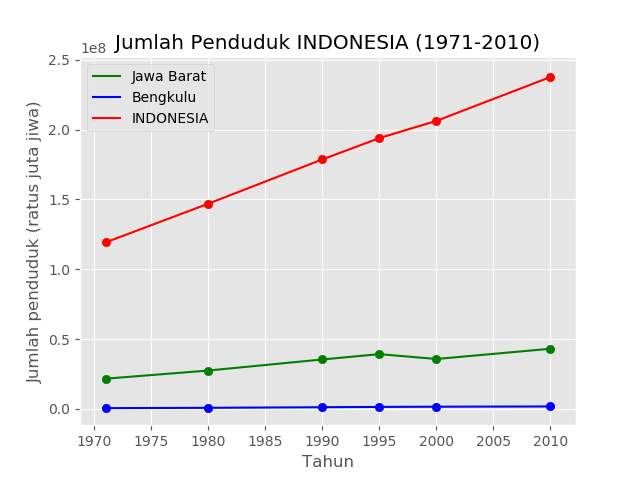

Generate this figure with Python:
import numpy as np
import pandas as pd
import matplotlib.pyplot as plt
# =============================================
# Establish Dataset, Pre-processing
# =============================================
# Load Data
df_1 = pd.read_excel('indo_12_1.xls')
df_1 = df_1.drop([0,1,2])
# Set Columns
df = df_1.iloc[0:34]
List_Column = ['Provinsi', 1971, 1980, 1990, 1995, 2000, 2010]

df = df.set_index(np.arange(0, 34))
df.columns = List_Column
# print(df.columns)	# print(type(df.columns))

# Cleaning Data
df = df.replace(' ', '')
df = df.replace('-', np.NaN)
# print(df.info())	# Cleaned

# =============================================
# Processing
# =============================================
list_jumlah = []
for x in df.columns:
	if type(x) == int:
		list_jumlah.append(df[x].iloc[0:33].sum())

max_2010 = df.loc[df[2010] == df[2010].iloc[0:33].max()].values
max_2010_val = np.array(max_2010[:,1:]).reshape(-1,1)

min_1971 = df.loc[df[1971] == df[1971].iloc[0:33].min()].values
min_1971_val = np.array(min_1971[:,1:]).reshape(-1,1)

list_tahun_col = [1971, 1980, 1990, 1995, 2000, 2010]

Observation_Name = [
	df.Provinsi.iloc[11],	
	df.Provinsi.iloc[6],
	df.Provinsi.iloc[33],
]
# =============================================
# Plotting
# =============================================
X 		= list_tahun_col
list_y	= [max_2010_val, min_1971_val, list_jumlah]
list_color = ['g', 'b', 'r']

plt.figure('soal1_1')
plt.style.use('ggplot')

for e, rgb in zip(list_y, list_color):
	plt.plot(X, e, color=rgb, linestyle='-')
	plt.scatter(X, e, color=rgb)

plt.title('Jumlah Penduduk {} (1971-2010)'.format(Observation_Name[2]))
plt.xlabel('Tahun')
plt.ylabel('Jumlah penduduk (ratus juta jiwa)')
plt.legend(Observation_Name)

plt.grid(True)
plt.show() 
plt.clf()
